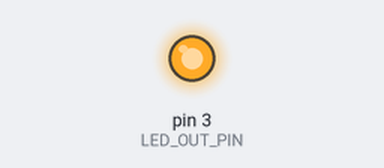
A sketch run on a simulated Arduino Uno, built with avr-gcc and run on an emulated ATmega328P. Shown: output pins drawn as LEDs (lit = HIGH). Dashed ring = blinking.

Above: at 1.0 s.
At 2.5 s:
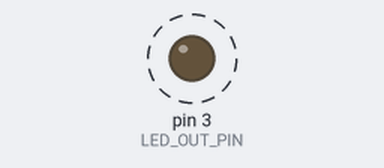
Timing chart, 0 to 4.6 s (numbered marks = the images above):
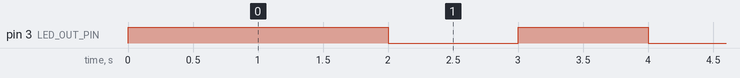

The sketch:

output_l2.ino
```cpp
// heavily based on https://makeabilitylab.github.io/physcomp/arduino/led-blink.html

const int LED_OUT_PIN = 3;
const int INTERVAL = 1000;

unsigned long _lastTimestep = 0;
int _ledState = LOW;

void setup() {
  // put your setup code here, to run once:
  pinMode(3, OUTPUT);
  digitalWrite(LED_OUT_PIN, HIGH);
  Serial.begin(9600);
}

void loop() {
  unsigned long timestep = millis();

  if (timestep - _lastTimestep >= INTERVAL) {
    _ledState = _ledState == HIGH ? LOW : HIGH;
    _lastTimestep = timestep;
    digitalWrite(LED_OUT_PIN, _ledState);
  }
}
```

Measured:
- by itself, pin 3 (LED_OUT_PIN): alternates HIGH for 1.0 s and LOW for 1.0 s
